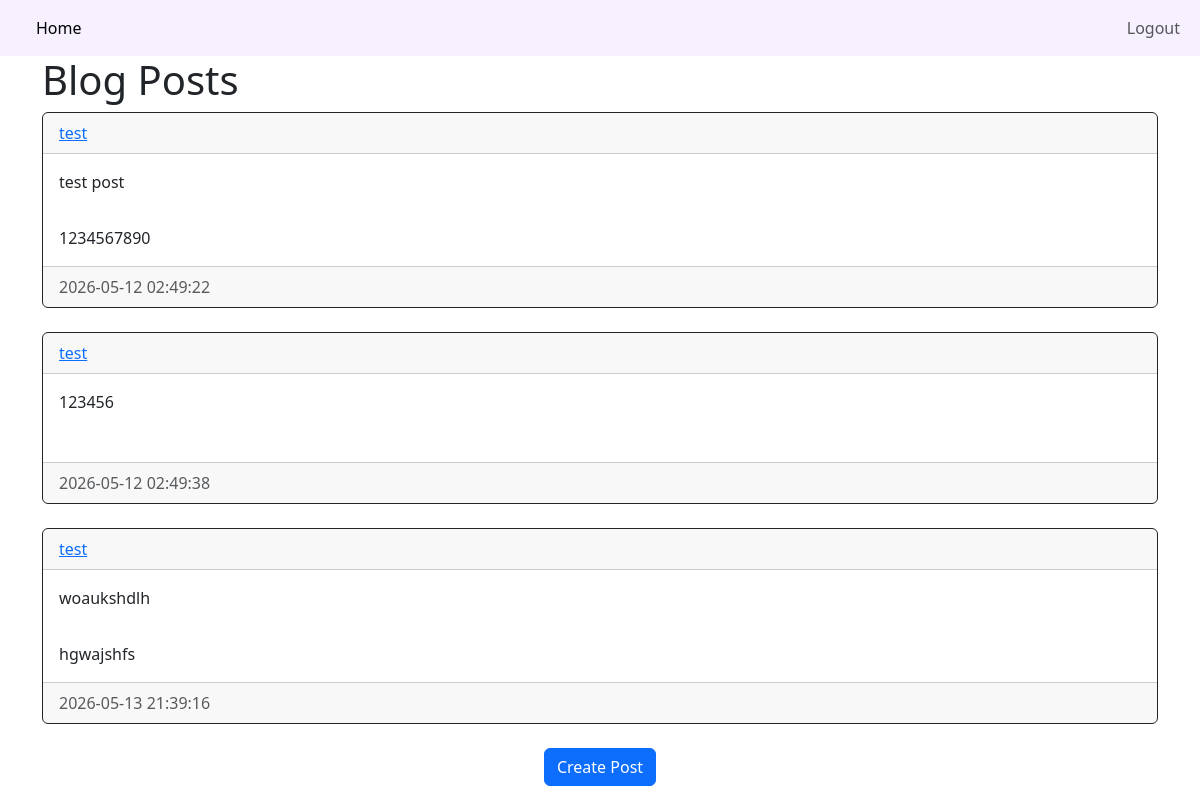
Page /blog (signed in) on the earlier database version.
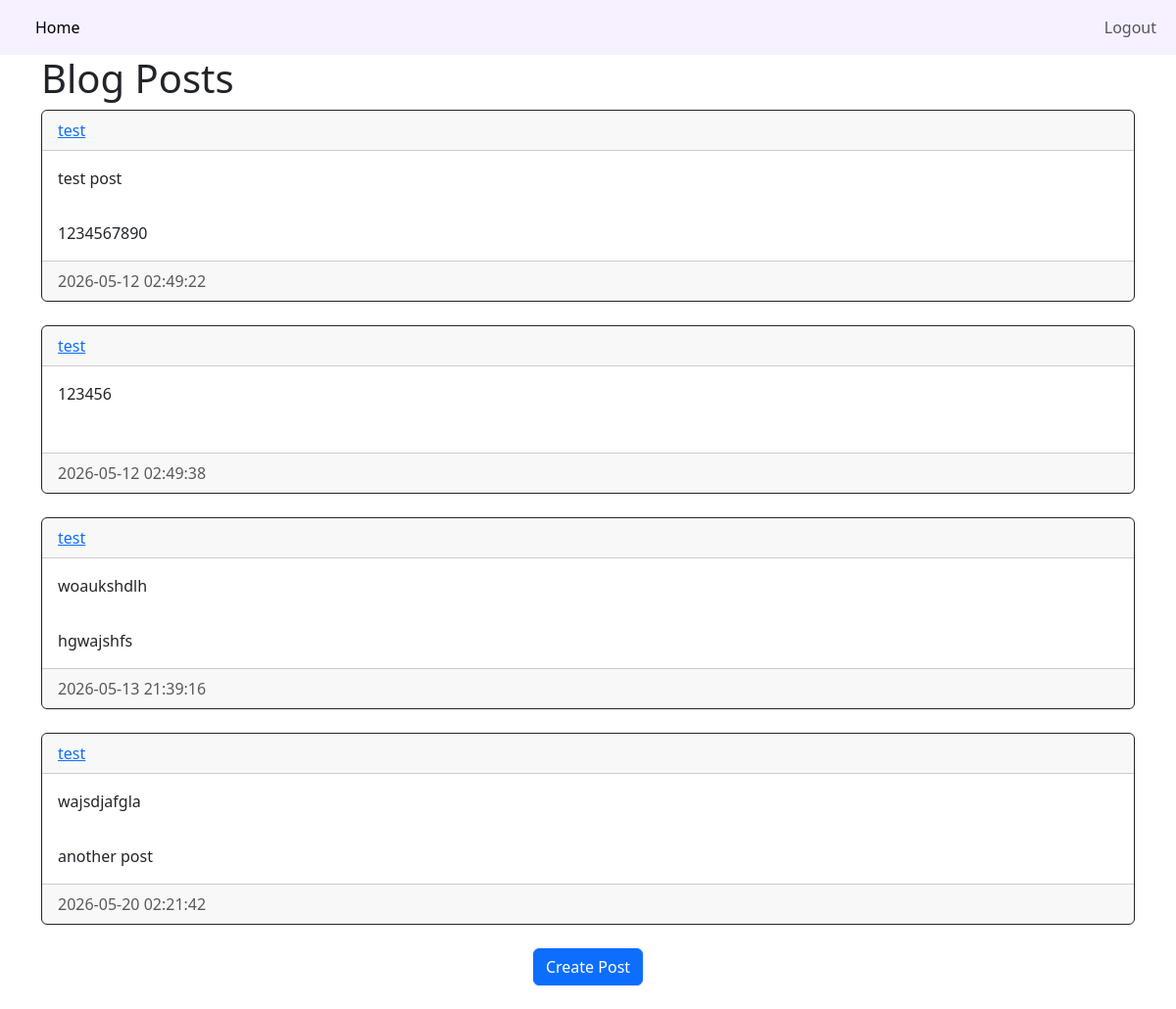
Same page on the later database version.
### website/models.py (models this page shows)
class Post(db.Model):
    id = db.Column(db.Integer, primary_key=True)
    title = db.Column(db.String(150), nullable=False)
    content = db.Column(db.Text, nullable=False)
    date_created = db.Column(db.DateTime(timezone=True), default=func.now())
    author = db.Column(db.Integer, db.ForeignKey('user.id', ondelete='CASCADE'), nullable=False)

class User(db.Model, UserMixin):
    id = db.Column(db.Integer, primary_key=True)
    email =  db.Column(db.String(150), unique=True)
    username = db.Column(db.String(150), unique=True)
    password = db.Column(db.String(150))
    date_created = db.Column(db.DateTime(timezone=True), default=func.now)
    posts = db.relationship('Post', backref='user', passive_deletes=True)

### website/views.py (the view)
@views.route("/blog")
@login_required
def blog():
    posts = Post.query.all()
    return render_template("blog.html", user=current_user, posts=posts)

### website/__init__.py (called while the page is built)
def create_app():
    app = Flask(__name__)
    app.config["SECRET_KEY"] = "n5ks8XA1noJaGNP8hqTq0l29"
    app.config["SQLALCHEMY_DATABASE_URI"] = f"sqlite:///{DB_NAME}"
    db.init_app(app)
    from .views import views
    from .auth import auth
    app.register_blueprint(views, url_prefix="/")
    app.register_blueprint(auth, url_prefix="/")
    from .models import User
    with app.app_context():
        db.create_all()
    login_manager = LoginManager()
    login_manager.login_view = "auth.login"
    login_manager.init_app(app)
    @login_manager.user_loader
    def load_user(id):
        return User.query.get(int(id))
    return app

### website/templates/blog.html
{% extends "posts_div.html" %} {% block title %} Blog {% endblock %}

### website/templates/posts_div.html
{% extends "template.html" %} {% block title %} Home {% endblock %}
{% block content %}
<h1>Blog Posts</h1>
<div id="posts">
    {% for post in posts%}
    <div class="card border-dark">
        <div class="card-header d-flex justify-content-between align-items-centre">
            <a href="/posts/{{post.user.username}}">
                {{post.user.username}}
            </a>
        </div>
        <div class="card-body">
            <div class="card-text">{{post.title}}</div>
        </div>
        <div class="card-body">
            <div class="card-text">{{post.content}}</div>
        </div>
        <div class="card-footer text-muted">{{post.date_created}}</div>
    </div>
    <br/>
    {% endfor %}
</div>
{% block footer %}
<div align="center">
    <a href="/create-post">
        <button type="button" class="btn btn-primary btn-large">
            Create Post
        </button>
    </a>
    <br/>
</div>
<br/>
{% endblock %}
{% endblock %}

### website/templates/template.html (shortened to what this page needs)
<!DOCTYPE html>
<html>
    <head>
        <link href="https://cdn.jsdelivr.net/npm/bootstrap@5.3.8/dist/css/bootstrap.min.css" rel="stylesheet">
        <link rel="stylesheet" type="text/css" href="{{ url_for('static', filename='main.css') }}">
    </head>
    <body>
        <nav class="navbar navbar-expand-lg">
            <div class="container-fluid">
                <div class="collapse navbar-collapse" id="navbarNavAltMarkup">
                <div class="navbar-nav">
                    <a class="nav-link active" aria-current="page" href="/home">Home</a>
                </div>
                    {% if user.is_authenticated %}
                    <div class="navbar-nav ms-auto">
                    <a class="nav-link" href="/logout">Logout</a>
                    </div>
                    {% else %}
                    <div class="navbar-nav">
                    <a class="nav-link" href="/login">Login</a>
                    <a class="nav-link" href="/sign-up">Signup</a>
                    </div>
                    {% endif %}
                </div>
                </div>
            </nav>
        <div class="container">{% block content %} {% endblock %}</div>
    </body>
</html>

### website/static/main.css (style rules this page uses)
nav { background-color: rgb(246, 240, 255); }

Differences in the rows shown:
added Post: user.username "test", title "wajsdjafgla", content "another post", date_created "2026-05-20 02:21:42"
